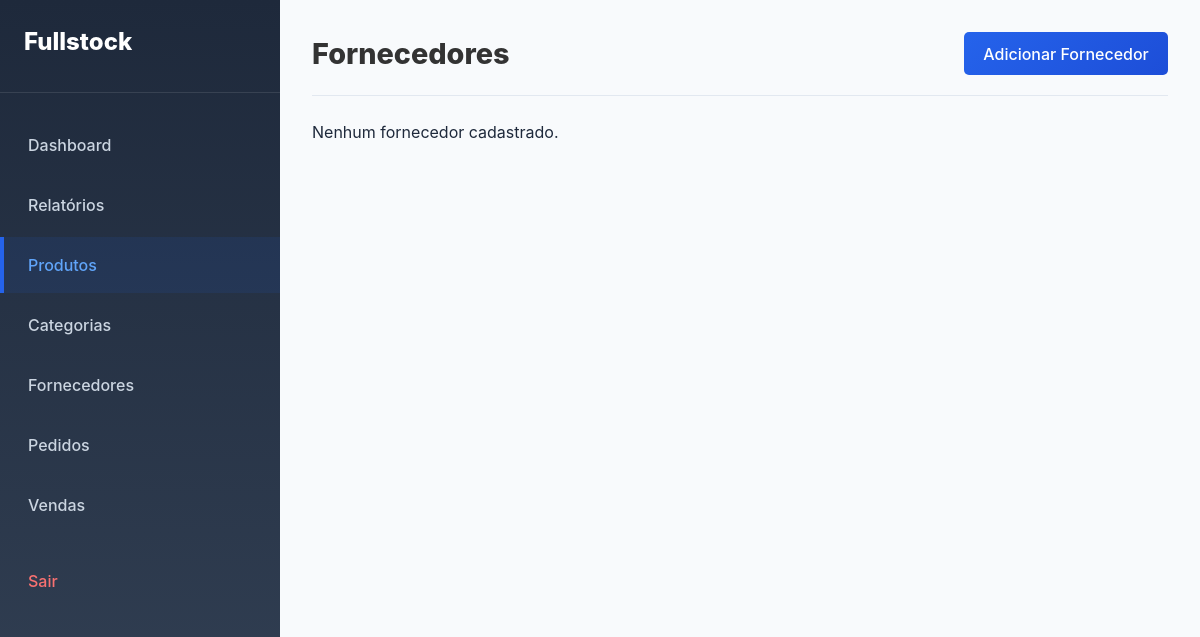
The page /providers/ (signed in) on the database as committed earlier.
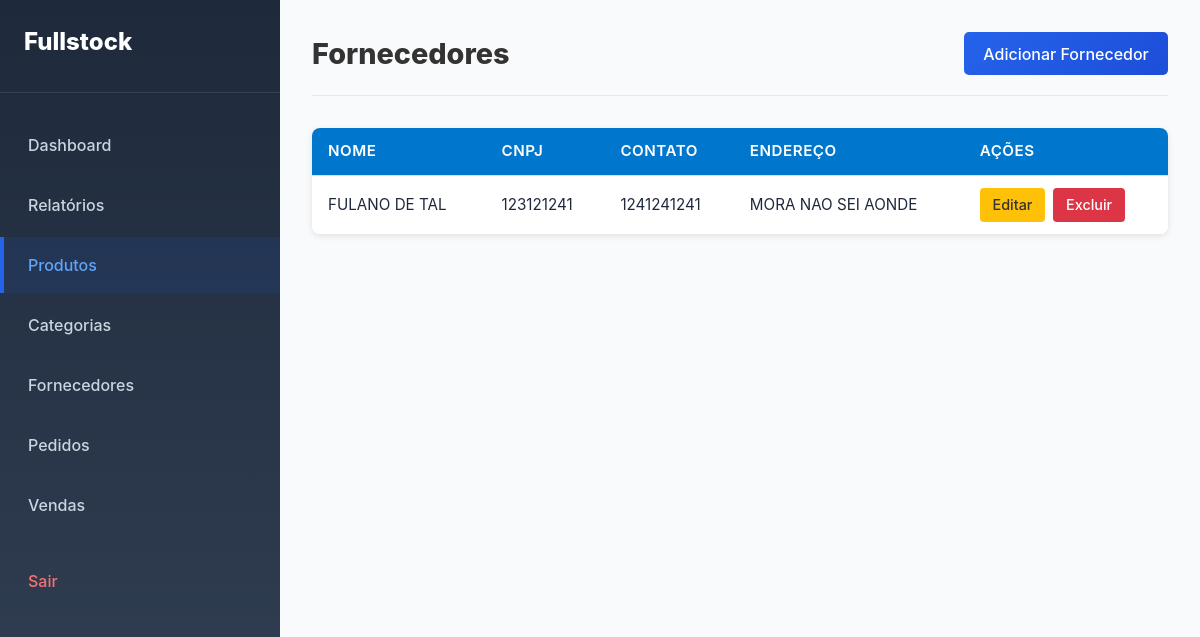
The same page on the database as committed later.
### stock/models.py (models this page shows, shortened)
class Provider(models.Model):
    name = models.CharField(max_length=50)
    cnpj = models.CharField(max_length=14)
    contact = models.CharField(max_length=20)
    address = models.CharField(max_length=50)

### stock/views.py (the view)
# urls.py: path('providers/', views.ProviderListView.as_view(), name='providers'),
@method_decorator(login_required, name='dispatch')
class ProviderListView(ListView):
    model = Provider
    template_name = 'stock/providers.html'
    context_object_name = 'provider_list'
    paginate_by = 10
    ordering = ['id']
    def get_context_data(self, **kwargs):
        context = super().get_context_data(**kwargs)
        filter_form = ProductFilterForm(self.request.GET or None)
        paginator = context['paginator']
        page_obj = context['page_obj']
        context.update({
            'start_index': page_obj.start_index(),
            'end_index': page_obj.end_index(),
            'total_items': paginator.count,
        })
        return context

### stock/templates/stock/providers.html (shortened to what this page needs)
{% extends 'base.html' %}
{% block main %}
<header class="page-header">
    <h1>Fornecedores</h1>
    <a class="btn-primary" href="{% url 'createProvider' %}">Adicionar Fornecedor</a>
</header>
{% if provider_list %}
<div class="table-container">
    <table class="data-table">
        <thead>
        <tr>
            <th>Nome</th>
            <th>CNPJ</th>
            <th>Contato</th>
            <th>Endereço</th>
            <th class="actions-header">Ações</th>
        </tr>
        </thead>
        <tbody>
        {% for provider in page_obj %}
        <tr>
            <td>{{ provider.name }}</td>
            <td>{{ provider.cnpj }}</td>
            <td>{{ provider.contact }}</td>
            <td>{{ provider.address }}</td>
            <td class="data-table actions">
                <a href="{% url 'updateProvider' provider.id %}" class="btn-edit">Editar</a>
                <a href="{% url 'deleteProvider' provider.id %}" class="btn-delete">Excluir</a>
            </td>
        </tr>
        {% endfor %}
        </tbody>
    </table>
</div>
{% else %}
<p>Nenhum fornecedor cadastrado.</p>
{% endif %}
{% endblock %}

Rows that differ between the two databases and show on the page:
added Provider: name "FULANO DE TAL", cnpj "123121241", contact "1241241241", address "MORA NAO SEI AONDE"
Other text that changed with them:
text no longer shown: "Nenhum fornecedor cadastrado."
text now shown: "NOME CNPJ CONTATO ENDEREÇO AÇÕES"
